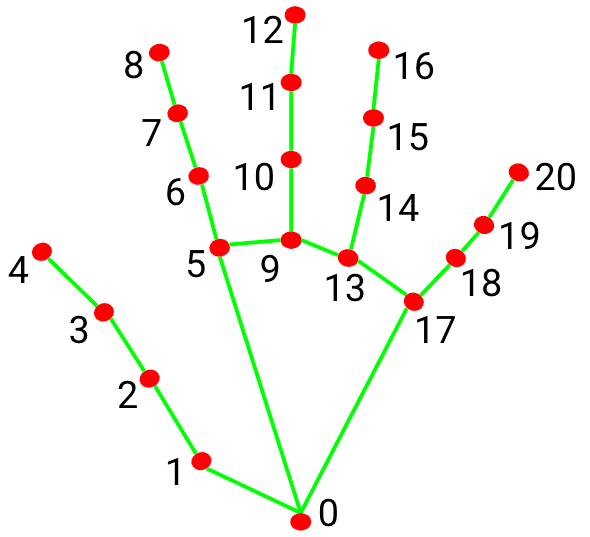
#> input picture assets/MediaPipe-Hands-21-landmarks-introduction.jpg, 590 x 537 px; its folder holds only this picture in this run
$ python -i data_augmentation_for_image.py   (imports and definitions only)
#> lines starting #> are read from the running program, lines starting #| are printed output that depends on the picture
#> further down, picture is the input picture: shape (537, 590, 3); mean B, G, R 241.3, 246.1, 246.1
import cv2
import numpy as np
import os
import random

# Function to perform random augmentations
def augment_image(image):
    rows, cols, channels = image.shape
#> rows = 537; cols = 590; channels = 3

    # Random rotation
    angle = random.choice([90, 180, 270])
    M = cv2.getRotationMatrix2D((cols / 2, rows / 2), angle, 1)
    rotated = cv2.warpAffine(image, M, (cols, rows))
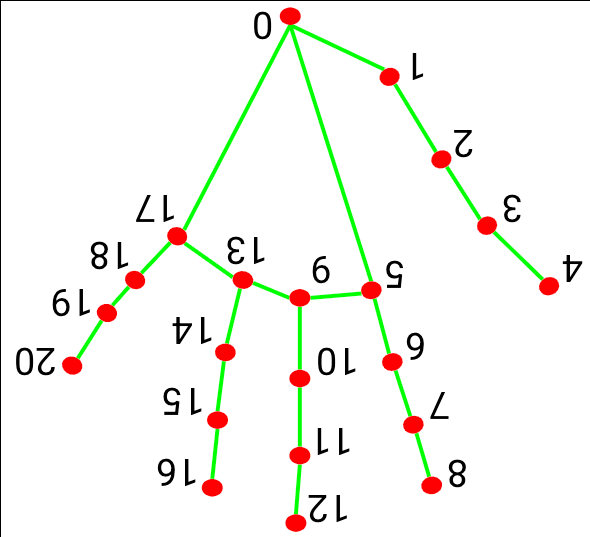
#> rotated: shape (537, 590, 3); mean B, G, R 240.4, 245.2, 245.2

    # Random flip (horizontal and vertical)
    flip_type = random.choice([-1, 0, 1])  # -1: both axes, 0: vertical, 1: horizontal
    flipped = cv2.flip(rotated, flip_type)
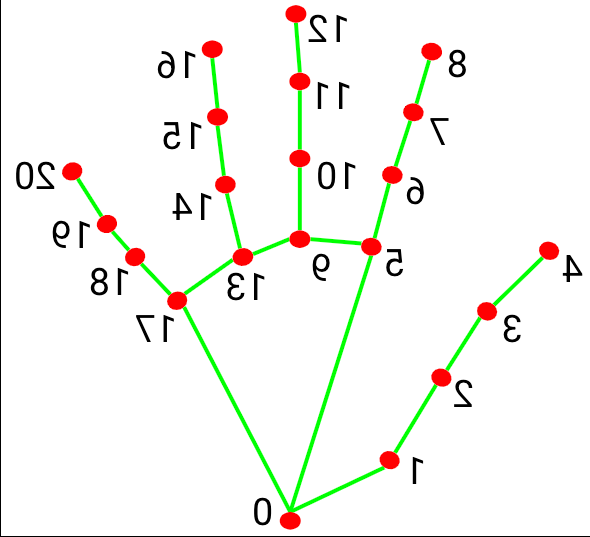
#> flipped: shape (537, 590, 3); mean B, G, R 240.4, 245.2, 245.2

    # Random scaling
    scale = random.uniform(0.8, 1.2)
    scaled = cv2.resize(flipped, None, fx=scale, fy=scale, interpolation=cv2.INTER_LINEAR)
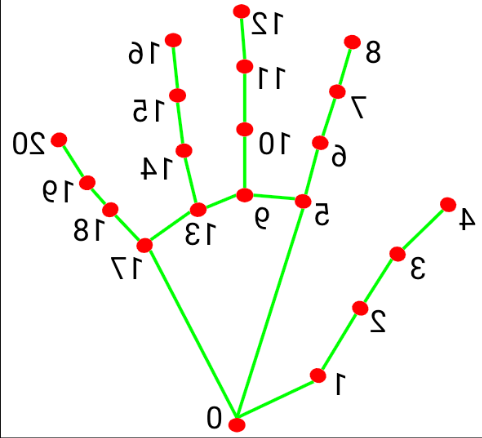
#> scaled: shape (438, 482, 3); mean B, G, R 240.5, 245.3, 245.3

    # Random translation (shifting)
    tx, ty = random.randint(-20, 20), random.randint(-20, 20)
    translation_matrix = np.float32([[1, 0, tx], [0, 1, ty]])
    shifted = cv2.warpAffine(scaled, translation_matrix, (cols, rows))
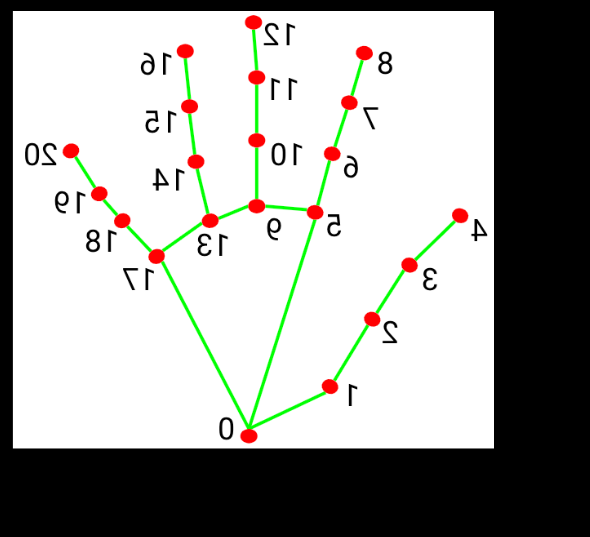
#> shifted: shape (537, 590, 3); mean B, G, R 160.3, 163.5, 163.4

    # Random cropping
    crop_size = random.uniform(0.7, 1.0)  # Crop between 70% to 100% of original size
    crop_x = int(cols * crop_size)
#> crop_x = 484
    crop_y = int(rows * crop_size)
#> crop_y = 441
    x_start = random.randint(0, cols - crop_x)
#> x_start = 100
    y_start = random.randint(0, rows - crop_y)
#> y_start = 38
    cropped = shifted[y_start:y_start + crop_y, x_start:x_start + crop_x]
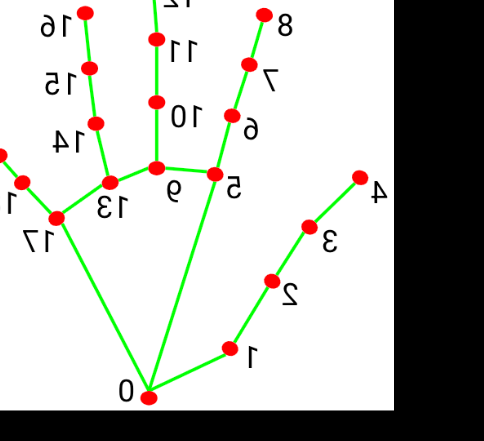
#> cropped: shape (441, 484, 3); mean B, G, R 181.3, 185.9, 185.4
    cropped_resized = cv2.resize(cropped, (cols, rows))  # Resize back to original dimensions
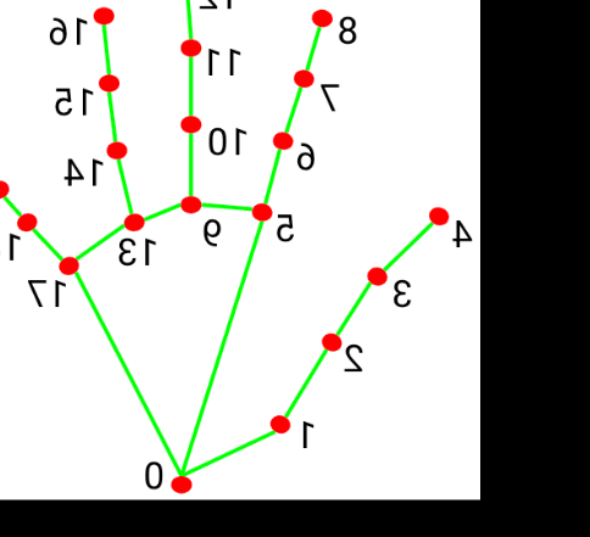
#> cropped_resized: shape (537, 590, 3); mean B, G, R 181.3, 185.9, 185.4

    # Random brightness and contrast adjustments
    brightness = random.randint(-30, 30)
    contrast = random.uniform(0.8, 1.2)
    brightness_contrast_adjusted = cv2.convertScaleAbs(cropped_resized, alpha=contrast, beta=brightness)

    # Random color shift (ensure type compatibility)
    b_shift = random.randint(-20, 20)
    g_shift = random.randint(-20, 20)
    r_shift = random.randint(-20, 20)
    color_shift = np.array([b_shift, g_shift, r_shift], dtype=np.int16).reshape(1, 1, 3)  # Create shift array

    # Ensure image is in int16 format for adding, then clip and convert back to uint8
    image_int16 = brightness_contrast_adjusted.astype(np.int16)
    color_shifted = image_int16 + color_shift  # Add the color shift
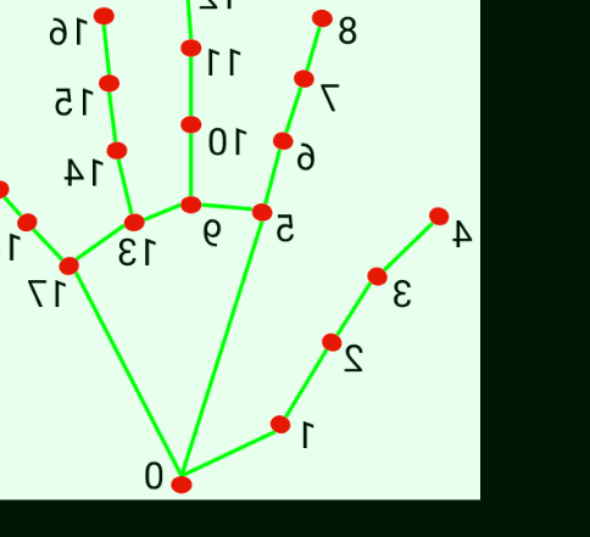
#> color_shifted: shape (537, 590, 3) int16; mean B, G, R 164.3, 187.7, 163.2; drawn with min black and max white
    color_shifted = np.clip(color_shifted, 0, 255)  # Clip values to stay within [0, 255]
    color_shifted = color_shifted.astype(np.uint8)  # Convert back to uint8

    return color_shifted


# Function to augment dataset
def augment_dataset(input_dir, output_dir, num_augmentations=5):
    if not os.path.exists(output_dir):
        os.makedirs(output_dir)

    for filename in os.listdir(input_dir):
        if filename.endswith(".jpg") or filename.endswith(".png"):
            image_path = os.path.join(input_dir, filename)
            image = cv2.imread(image_path)

            # Save original image to output dir
            cv2.imwrite(os.path.join(output_dir, filename), image)

            # Perform augmentations
            for i in range(num_augmentations):
                augmented_image = augment_image(image)
                new_filename = f"{os.path.splitext(filename)[0]}_aug_{i}.jpg"
                cv2.imwrite(os.path.join(output_dir, new_filename), augmented_image)

# Example usage
input_dir = 'Data/train/0'
output_dir = 'Data/train/0_new'
# [1 line not run here, left out]

>>> import cv2
>>> picture = cv2.imread('assets/MediaPipe-Hands-21-landmarks-introduction.jpg')
>>> result = augment_image(picture)
